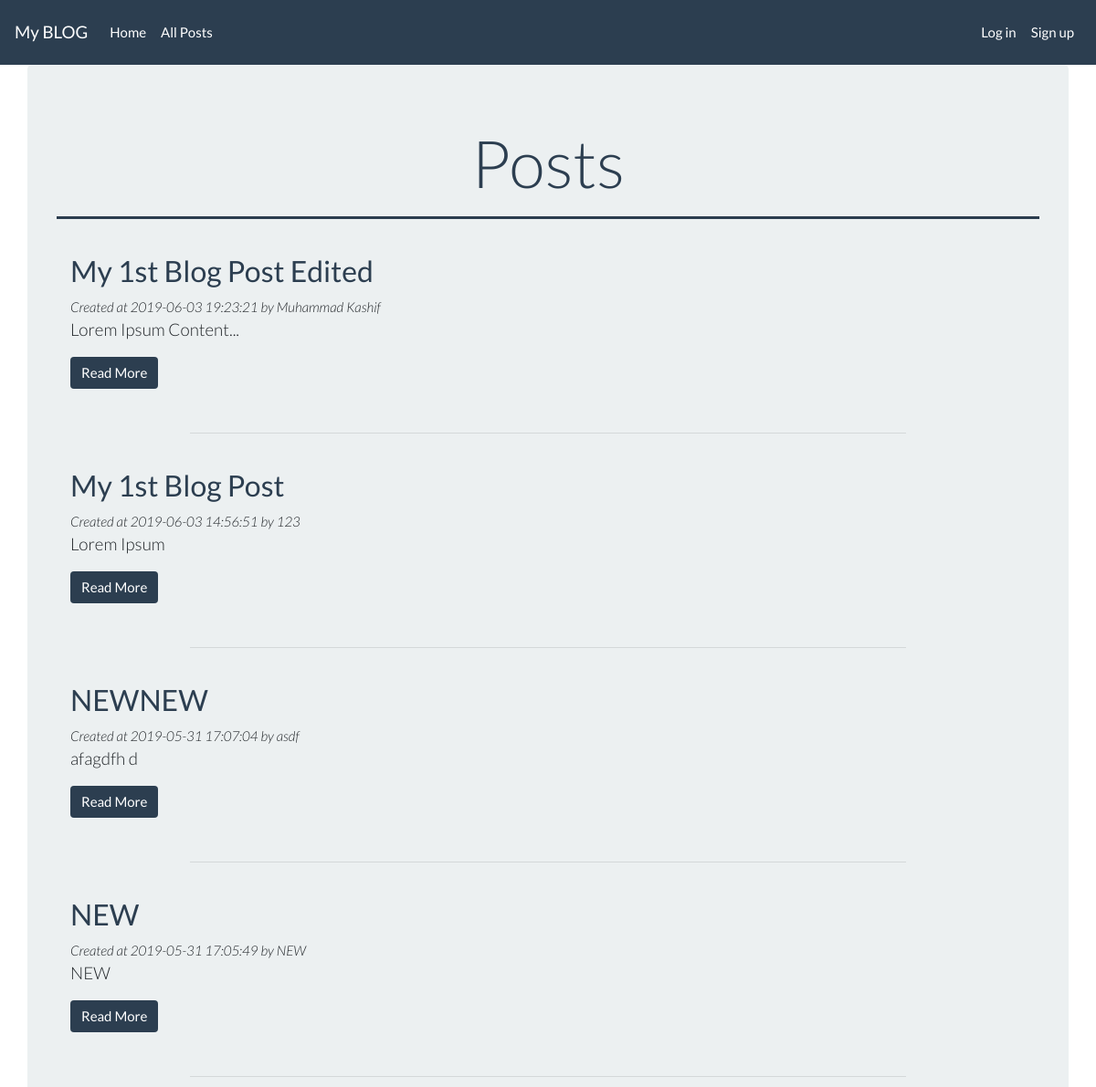
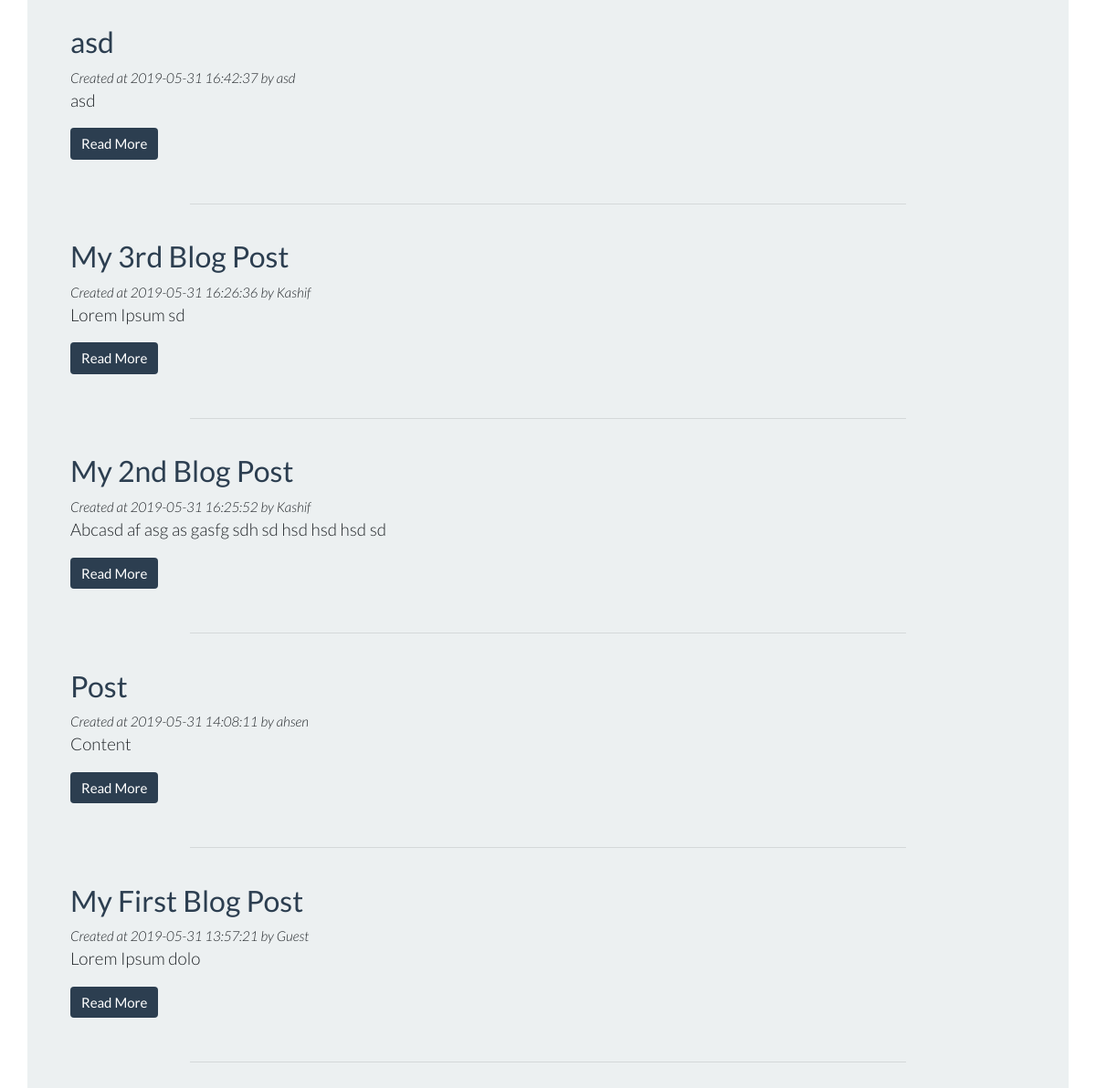
Page /allPosts.php on the committed database (2 pictures, top to bottom).
### tables this page shows
CREATE TABLE `posts` (
  `id` int(11) NOT NULL,
  `userId` int(11) NOT NULL,
  `title` varchar(255) NOT NULL,
  `body` text NOT NULL,
  `author` varchar(255) NOT NULL,
  `created_at` timestamp NOT NULL DEFAULT CURRENT_TIMESTAMP
);

### allPosts.php (called while the page is built, shortened)
<?php
    include('inc/postClass.php');
    $query = 'SELECT * FROM posts ORDER BY created_at DESC';
    $post = new Post;
    $posts = $post->readAllPosts($query);
    include('inc/header.php');
    include('views/allPosts.phtml');
    include('inc/footer.php');
?>

### inc/db.php (called while the page is built, shortened)
<?php
    class Db {
        protected function connect() {
            $this->servername = "localhost";
            $this->username = "root";
            $this->password = "adnim";
            $this->dbname = "phpblog";
            $conn = new mysqli($this->servername, $this->username, $this->password, $this->dbname);
            if($conn->connect_errno){
                echo 'Failed to connect to MySQL '. $conn->connect_errno;
            } else {
                return $conn;
            }
        }
    }

### inc/postClass.php (called while the page is built, shortened)
<?php
    include('db.php');
    class Post extends Db{
        public function readAllPosts($query) {
            $result = $this->connect()->query($query);
            $numRows = $result->num_rows;
            if( $numRows > 0 ) {
                while( $rows = $result->fetch_all(MYSQLI_ASSOC) ) {
                    $posts = $rows;
                }
                return $posts;
            } else {
                return false;
            }
        }
    }

### views/allPosts.phtml (the view, shortened to what this page needs)
<div class="container jumbotron">
    <h1 class="display-3 text-center" style="color: #2C3E50">Posts</h1>
    <hr style="height:2px; background-color: #2C3E50">
    <?php foreach($posts as $post) : ?>
        <div class="container">
            <br>
            <h3 class="display-5" style="color: #2C3E50"><?php echo $post['title']; ?></h3>
            <small class="lead" style="font-size: 15px; font-style: italic">Created at <?php echo $post['created_at']; ?> by <?php echo $post['author']; ?></small>
            <p class="lead"><?php echo $post['body']; ?></p>
            <a href="post.php?id=<?php echo $post['id']; ?>" class="btn btn-primary" style="background-color: #2C3E50; border: 0px;">Read More</a>
            <hr class="mt-5" style="width: 75%">
        </div>
    <?php endforeach; ?>
</div>

### inc/header.php (shortened to what this page needs)
<!DOCTYPE html>
<html lang="en">
<head>
    <link rel="stylesheet" href="https://use.fontawesome.com/releases/v5.8.2/css/all.css">
    <link rel="stylesheet" type="text/css" href="css/bootstrap.min.css">
</head>
<body>
<nav class="navbar navbar-expand-lg navbar-dark bg-primary">
  <a class="navbar-brand" href="index.php">My BLOG</a>
  <div class="collapse navbar-collapse" id="navbarColor01">
    <ul class="navbar-nav">
      <li class="nav-item">
        <a class="nav-link" href="index.php">Home <span class="sr-only">(current)</span></a>
      </li>
      <li class="nav-item">
        <a class="nav-link" href="allPosts.php">All Posts <span class="sr-only">(current)</span></a>
      </li>
    </ul>
    <?php if( $_SESSION != NULL ) {?>
      <ul class="navbar-nav mr-auto">
        <li class="nav-item">
          <a class="nav-link" href="myPosts.php">My Posts <span class="sr-only">(current)</span></a>
        </li>
        <li class="nav-item">
          <a class="nav-link" href="addPost.php">Create Post</a>
        </li>
      </ul>
      <ul class="navbar-nav ml-auto">
        <p class="nav-link" href="#">Hi, <?php if( !$_SESSION['loggedInUser'] ){ echo 'Guest'; } else { echo $_SESSION['loggedInUser']; }?></p>
        <li class="nav-item pull-right">
            <a class="nav-link" href="logout.php">Log out</a>
        </li>
      </ul>
    <?php } else {?>
    <div class="my-2 ml-auto my-lg-0">
      <ul class="navbar-nav ml-auto">
        <li class="nav-item">
          <a class="nav-link" href="login.php">Log in</a>
        </li>
        <li class="nav-item">
          <a class="nav-link" href="signup.php">Sign up</a>
        </li>
      </ul>
      <?php } ?>
</div>
  </div>
</nav>

### inc/footer.php (shortened to what this page needs)
</body>
</html>

### rows in the picture
posts: title "My 1st Blog Post Edited", created_at "2019-06-03 19:23:21", author "Muhammad Kashif", body "Lorem Ipsum Content..."
posts: title "My 1st Blog Post", created_at "2019-06-03 14:56:51", author "123", body "Lorem Ipsum"
posts: title "NEWNEW", created_at "2019-05-31 17:07:04", author "asdf", body "afagdfh d"
posts: title "NEW", created_at "2019-05-31 17:05:49", author "NEW", body "NEW"
posts: title "asd", created_at "2019-05-31 16:42:37", author "asd", body "asd"
posts: title "My 3rd Blog Post", created_at "2019-05-31 16:26:36", author "Kashif", body "Lorem Ipsum sd"
posts: title "My 2nd Blog Post", created_at "2019-05-31 16:25:52", author "Kashif", body "Abcasd af asg as gasfg sdh sd hsd hsd hsd sd"
posts: title "Post", created_at "2019-05-31 14:08:11", author "ahsen", body "Content"
posts: title "My First Blog Post", created_at "2019-05-31 13:57:21", author "Guest", body "Lorem Ipsum dolo"
